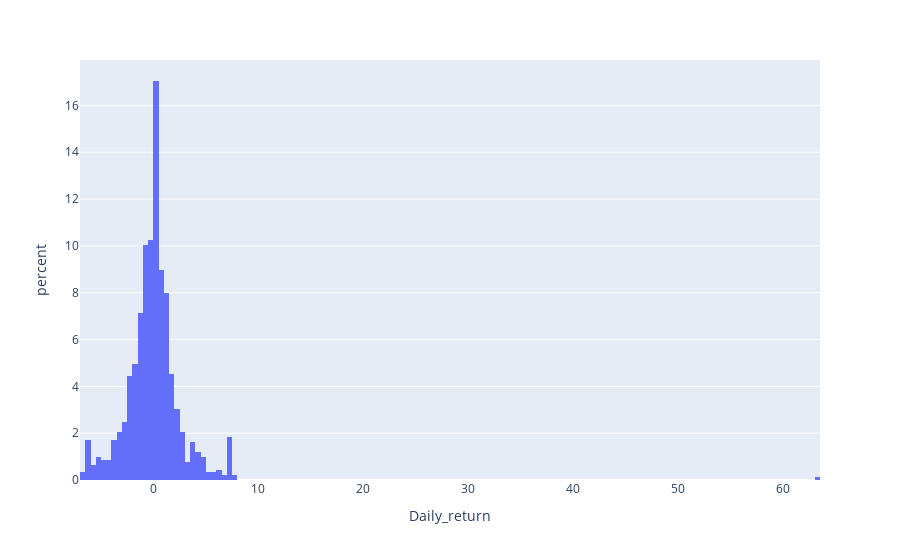

Source (notebook cell):
### Code cell
fig = go.Figure()
px.histogram(df, x="Daily_return",histnorm='percent')
#ff.create_distplot(df, group_labels)

### Figure 1 — Plotly figure (JSON) as saved in the notebook; plotly's stock layout.template omitted (floating-point values rounded to 4 significant figures; data arrays with more than 128 entries replaced by an {"elided": "..."} marker saying what was removed)
{"data": [{"alignmentgroup": "True", "bingroup": "x", "histnorm": "percent", "hovertemplate": "Daily_return=%{x}<br>percent=%{y}<extra></extra>", "legendgroup": "", "marker": {"color": "#636efa"}, "name": "", "offsetgroup": "", "orientation": "v", "showlegend": false, "type": "histogram", "x": {"elided": "927 float values"}, "xaxis": "x", "yaxis": "y"}], "layout": {"barmode": "relative", "legend": {"tracegroupgap": 0}, "margin": {"t": 60}, "xaxis": {"anchor": "y", "domain": [0, 1], "title": {"text": "Daily_return"}}, "yaxis": {"anchor": "x", "domain": [0, 1], "title": {"text": "percent"}}}}
